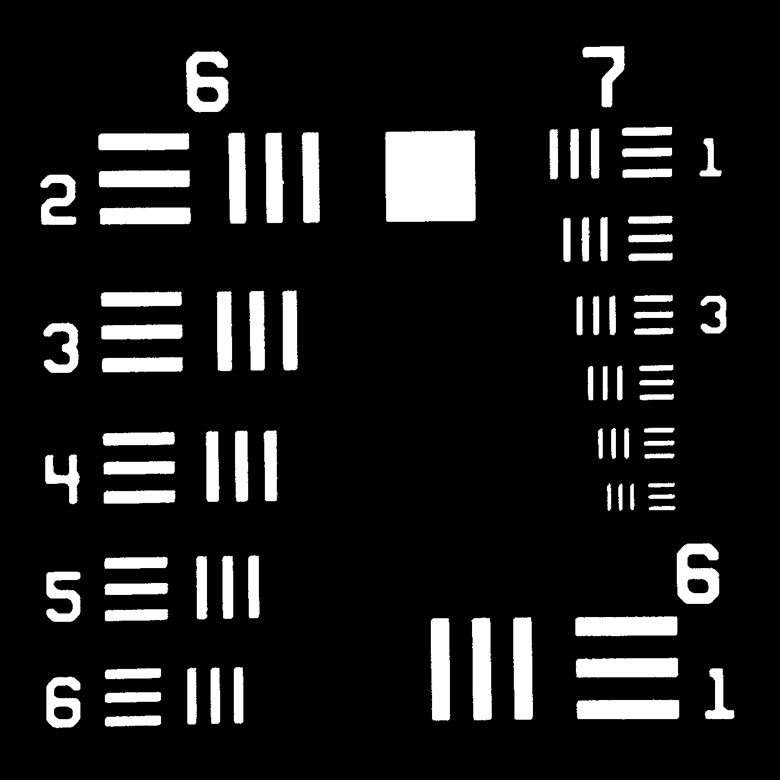
%> input picture USAFTESIS.jpg, 780 x 780 px
$ octave SimSimulacion.m   (GNU Octave 9; MATLAB toolbox functions it lacks are replaced by stand-ins)
%> lines starting %> are read from the running program, lines starting %| are printed output that depends on the picture
### DET_ANG_FREC.m
function [sumaANG,A]=DET_ANG_FREC(stack,TamX,rad,extra)

sumANG=zeros(1,4);


%%PROCESAMIENTO
cubo=Recorte_Cubo(stack,TamX,1);
% figure(2);imshow(abs(cubo(:,:,1)))

for j=1:12
    im=cubo(:,:,j);
%     cubo(:,:,j)=(im-min(im(:)))/(max(im(:))-min(im(:)))
cubo(:,:,j)=mat2gray(im);
end


[tx,ty,tz]=size(cubo);%
tx=pow2(nextpow2(tx));%

for i=1:12

    cubo2(:,:,i)=padarray(cubo(:,:,i),[tx/2 tx/2]);
%             cubo2(:,:,i)=cubo(:,:,i);

    TF_Im_Todas(:,:,i)=(fftshift(fft2(cubo2(:,:,i))));

end

sTF=size(TF_Im_Todas(:,:,1));
cont=1;
A=zeros(4,3);
daf=floor(sTF(1)/2)+1;
mask(:,:,1)=ones(sTF(1),sTF(2))-circ(rad,size(TF_Im_Todas(:,:,1)),[daf daf])-circ(rad+extra,size(TF_Im_Todas(:,:,1)),[daf daf]);
mask(:,:,2)=ones(sTF(1),sTF(2))-circ(rad,size(TF_Im_Todas(:,:,1)),[daf daf])-circ(rad+extra,size(TF_Im_Todas(:,:,1)),[daf daf]);
mask(:,:,3)=ones(sTF(1),sTF(2))-circ(rad,size(TF_Im_Todas(:,:,1)),[daf daf])-circ(rad+extra,size(TF_Im_Todas(:,:,1)),[daf daf]);
mask(:,:,4)=ones(sTF(1),sTF(2))-circ(rad,size(TF_Im_Todas(:,:,1)),[daf daf])-circ(rad+extra,size(TF_Im_Todas(:,:,1)),[daf daf]);
mask (mask == 1)=8;
mask (mask==-1)=8;
mask(mask==0)=1;
mask(mask==8)=0;


mask(:,1:daf,1)=0;
mask(daf-4:end,:,2)=0;mask(:,1:daf,2)=0;
mask(daf+1:end,:,3)=0;
mask(daf+1:end,:,4)=0;

for i=1:3:12

    TF_Bloqueada=TF_Im_Todas(:,:,i).*(mask(:,:,cont));
   imtool(abs(TF_Bloqueada))

    [valor,point]=((max(abs(TF_Bloqueada(:)))));
    [R,C] = ind2sub(size(TF_Bloqueada),point);
    A(cont,:)=([C-daf daf-R 0]);
    cont=cont+1;
end

% imtool(abs(TF_Im_Todas(:,:,12)))
B=[1 0 0];


angle1_rad=atan2(norm(cross(A(1,:),B)),dot(A(1,:),B));
angle2_rad=atan2(norm(cross(A(2,:),B)),dot(A(2,:),B));
angle3_rad=atan2(norm(cross(A(3,:),B)),dot(A(3,:),B));
angle4_rad=atan2(norm(cross(A(4,:),B)),dot(A(4,:),B));

theta=zeros(1,4) ;

theta(1,1) = rad2deg(angle1_rad);
ang=theta(1,1);

if ang> 90
    theta(1,1)=ang-180;
end

theta(1,2) = rad2deg(angle2_rad)
theta(1,3) = rad2deg(angle3_rad)
theta(1,4) = rad2deg(angle4_rad)
sumaANG=theta(1,:)+sumANG(1,:) ;


end

### OTF2D.m

function [ otf ] = OTF2D(n,m,kx,ky,pxsize)

fx=-(1/(2*pxsize)):1/(n*pxsize):1/(2*pxsize)-1/(n*pxsize);
fy=-(1/(2*pxsize)):1/(m*pxsize):1/(2*pxsize)-1/(m*pxsize);
r0=0.91;
[X, Y] = meshgrid(fx,fy);

[angle,mag] = cart2pol(X-kx,Y+ky);

idx = mag <= 2*r0;

otf = zeros(n,m);

dum =  2/pi*(acos(mag/(2*r0)) - (mag/(2*r0)).*sqrt(1-(mag/(2*r0)).^2));
otf(idx) = dum(idx);


end

### SimSimulacion.m
% Imagenes Simuladas
ImOriginal=rgb2gray(imread('USAFTESIS.jpg')); % Lectura de la imagen que se utilizará en la simulación
%> ImOriginal: size 780x780 uint8; min 0, max 255, mean 28
Im=double(imresize(ImOriginal,[512 512]))/255; clear ImOriginal; %Cambia el tamaño de la imagen a 512x512
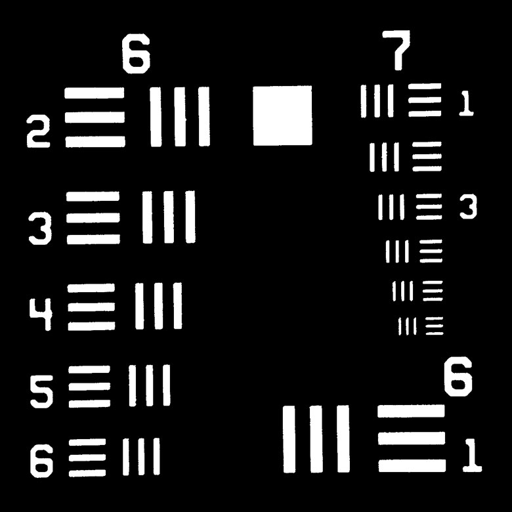
%> Im: size 512x512 double; min 0, max 1, mean 0.11

pxsize=0.05; %Tamaño de pixel


%Coordenadas Espacio Real
n=512;m=n;
Lx=n*pxsize;
Ly=m*pxsize;

[X1,Y1]=meshgrid(-Lx/2:pxsize:Lx/2-pxsize,-Ly/2:pxsize:Ly/2-pxsize);
%Coordenadas Espacio Recíproco
fx=-(1/(2*pxsize)):1/Lx:1/(2*pxsize)-1/Lx;
fy=-(1/(2*pxsize)):1/Ly:1/(2*pxsize)-1/Ly;
[Fx,Fy]=meshgrid(fx,fy);

theta=[0 135 90 45 ]; % ángulos del patrón de iluminación
nangles=4;
nphases=3;
phi=linspace(0,pi,nphases+1); %
phi=phi(1:nphases);           %  El vector phi contiene las fases de cada patrón de iluminación (PI)
H=OTF2D(n,m,0,0,pxsize);      %  Generar OTF, el tamaño de ésta se controla en la función OTF2D
PSF=otf2psf(H);               %  Generar PSF del sistema
%plot(-Lx/2:pxsize:Lx/2-pxsize,abs(PSF(257,:)));axis([-3 3 0 inf])


ImF=fftshift(fft2(Im)).*H; % Acción del sistema óptico sobre la imagen en el espacio recíproco
ImOTF=ifft2(ImF); % Imagen formada por el sistema óptico
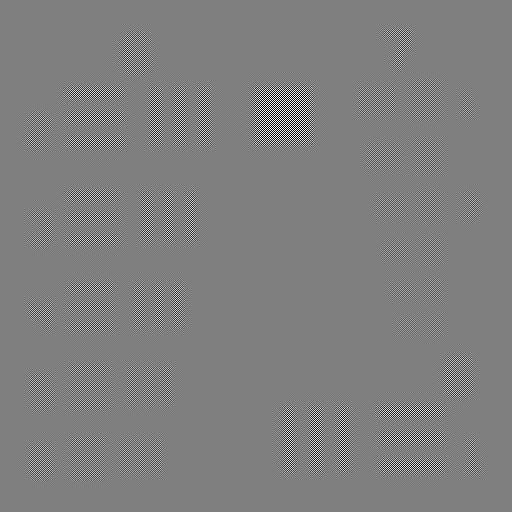
%> ImOTF: size 512x512 double; min -0.935, max 0.935, mean -2.36e-20; drawn with min black and max white
ki=0.65*2;        % Frecuecia espacial del patrón de iluminación

%Generación del patrón de iluminación
for q=1:nangles
    for i=1:nphases
        k = rotxy(deg2rad(theta(q)))*[ki; 0];
        kx = k(1); ky = k(2);
        Ir(:,:)=(1+cos(2*pi*(kx*X1+ky*Y1)+phi(i)))/2; % Patrón de iluminación
        temporal=fftshift(fft2(Im.*Ir)).*H; % Acción del sistema óptico sobre el objeto iluminaco por el PI
        stack(:,:,(q-1)*3+i)=abs(ifft2(temporal)); %Stack es un cubo de datos donde se guardan las imágenes simuladas
        imshow(stack(:,:,(q-1)*3+i),[])
        pause(0.2)
    end
end
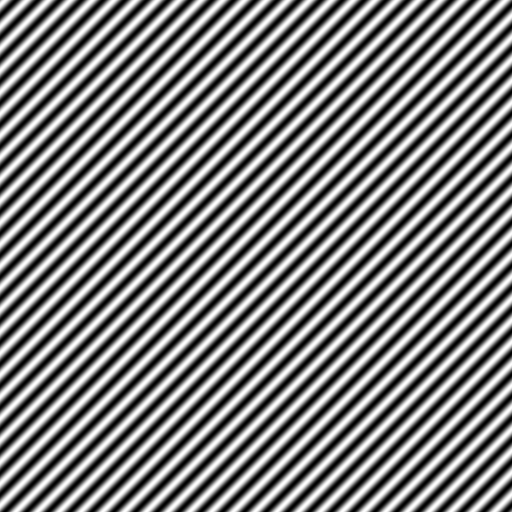
%> Ir: size 512x512 double; min 9.93e-08, max 1, mean 0.5

%%
% [6 lines of commented-out code are left out]
%%
[theta,A]=DET_ANG_FREC(stack(:,:,:),512,60,20);% La función DET_ANG_FREC determina los ángulos
%> the run ends on the next line
